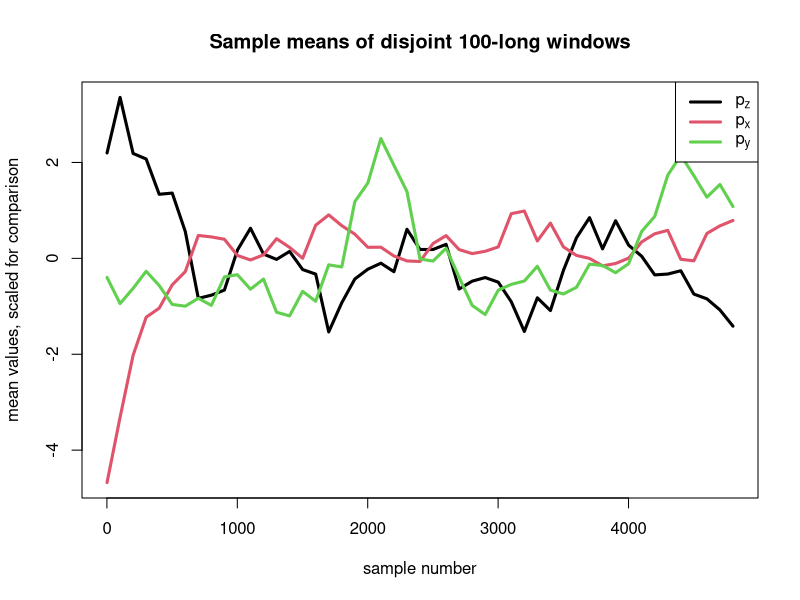
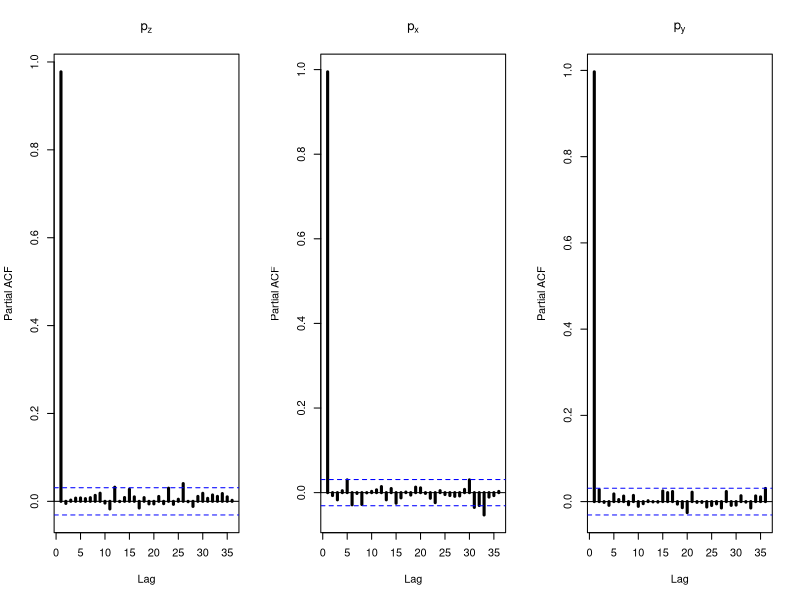
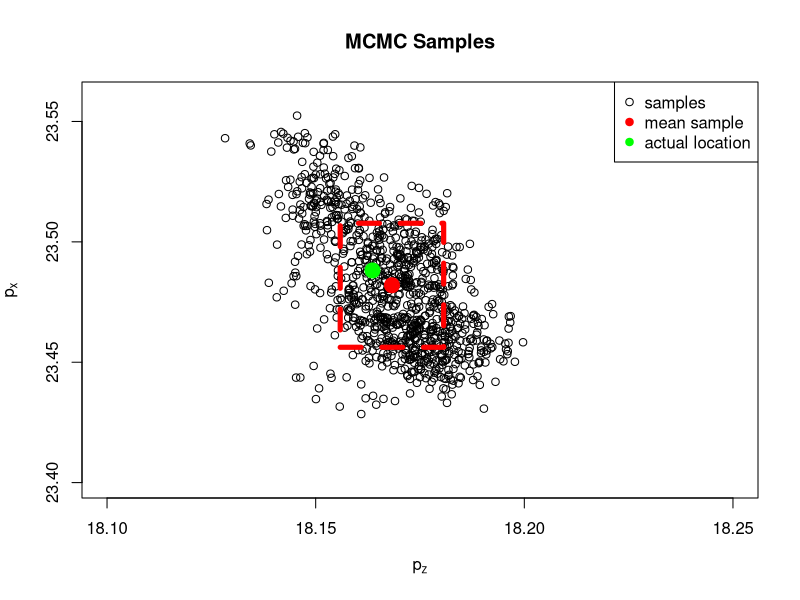

Write R code to recreate these figures, in order.
## ---- chunk 1
set.seed(1429305885) # System time when the line was written.
p_actual <- c(runif(1, 11, 21), runif(1, 15, 25), abs(rnorm(1, mean=0, sd=0.1)))
p_actual
## ---- chunk 2
getDistances <- function(point){
  sapply(0.25*(1:128), function(tx)sqrt(point[1]^2 + (point[2]-tx)^2 + point[3]^2))
}
## ---- chunk 3
r <- getDistances(p_actual) + rnorm(128, mean=0, sd=0.1)
## ---- chunk 4
ln_prob <- function(point, r, sigma){
  d <- getDistances(point)
  -(point[3]^2 + sum((r-d)^2))/(2*sigma^2)
  }
## ---- chunk 5
n <- 100
# Create n points at random
temp <- cbind(runif(n, 11, 21), runif(n, 15, 25), abs(rnorm(n, mean=0, sd=0.1)))
# For each, calculate log probability
lls <- sapply(1:n, function(i)ln_prob(temp[i,], r, 0.1))
# Find the index of the maximum log probability
idx <- which.max(lls)
# Find the associated point
p_start <- temp[idx,]
# Clean up
rm(n, temp, lls, idx)
rbind(p_actual=p_actual, p_start=p_start)
## ---- chunk 6
accept_reject <- function(p, r, sigma){
  # Create q by slight perturbations of p
  q <- p + runif(3, -sigma*0.05, sigma*0.05)
  # Be sure q is within allowable limits
  q[1] <- max(11, min(q[1], 21))
  q[2] <- max(15, min(q[2], 25))
  q[3] <- max(0, q[3])
  # Compute log probabilities
  lpp <- ln_prob(p, r, sigma)
  lpq <- ln_prob(q, r, sigma)
  if(lpq > lpp){
    # If q is more probable, accept it 
    return(q)
    } else {
      # If q is less probable, accept it with probability
      # equal to the ratio of its probability to p's.
      if(log(runif(1)) < lpq-lpp){
        return(q)
        } else {
          return(p)
          }
      }
  }
## ---- chunk 7
generateSamples <- function(n, p_start, r, sigma){
  samples <- p <- p_start
  for(i in 2:n){
    p <- accept_reject(p, r, sigma); 
    samples <- cbind(samples, p)
    }
  samples
}
## ---- chunk 8
# Form the samples
samples <- generateSamples(5000, p_start, r, 0.1)
# Find means of adjacent 100-long stretches
temp <- sapply(seq(1, 4900, by=100), function(i)rowMeans(samples[,i:(i+99)]))
# Plot results, scaled for comparison
matplot(seq(1, 4900, by=100), scale(t(temp)), type='l', lwd=3, lty=1, xlab="sample number", ylab="mean values, scaled for comparison", main="Sample means of disjoint 100-long windows")
legend("topright", c(expression(p[z]), expression(p[x]), expression(p[y])), lwd=3, col=1:3)
## ---- chunk 9
samples <- samples[,1001:5000]
## ---- chunk 10
par(mfrow=c(1,3))
pacf(samples[1,], main=expression(p[z]), lwd=3)
pacf(samples[2,], main=expression(p[x]), lwd=3)
pacf(samples[3,], main=expression(p[y]), lwd=3)
par(mfrow=c(1,1))
## ---- chunk 11
samples <- samples[, seq(1, 4000, by=4)]
## ---- chunk 12
mns <- apply(samples, 1, mean)
sds <- apply(samples, 1, sd)
plot(samples[1,], samples[2,], xlim=c(18.1,18.25), ylim=c(23.4,23.56),
     xlab=expression(p[z]), ylab=expression(p[x]), main="MCMC Samples")
points(p_actual[1], p_actual[2], pch=19, col="green", cex=2)
points(mns[1],mns[2], pch=19, col="red", cex=2)
rect(mns[1]-sds[1], mns[2]-sds[2], mns[1] + sds[1], mns[2]+sds[2], lty=2, lwd=5, border="red")
legend('topright', c("samples", "mean sample", "actual location"), pch=c(1, 19, 19), col=c("black", "red", "green"))
## ---- chunk 13
shapiro.test(samples[1,])
